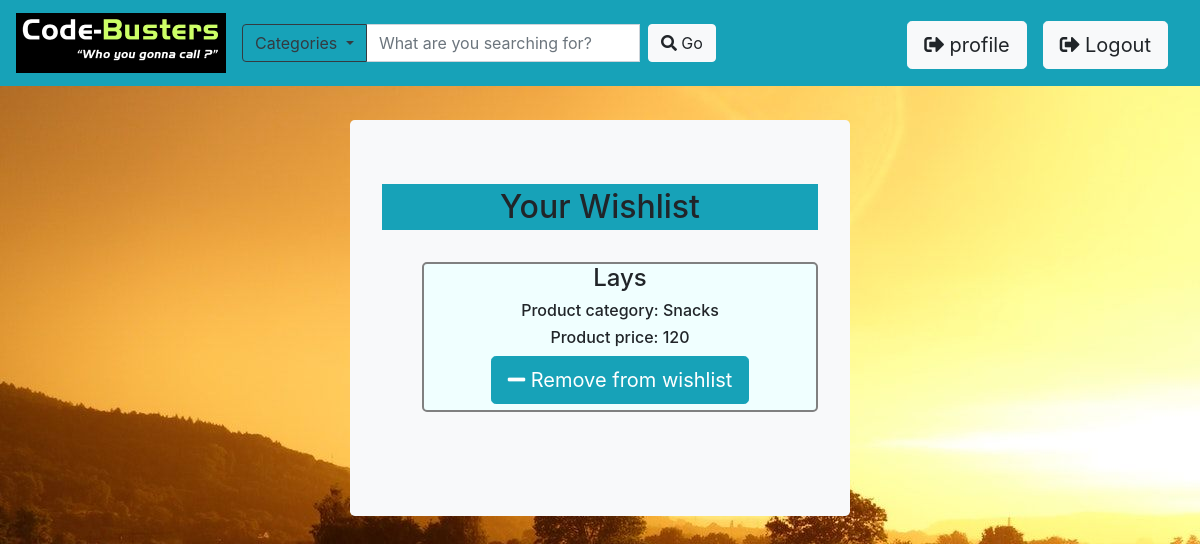
/web/wishlist/ (signed in), run on the app's committed database.
### web/models.py (models this page shows, shortened)
class Product(models.Model):
    name = models.CharField(max_length = 50)
    category = models.CharField(max_length = 25)
    price = models.IntegerField(blank=True)
    image = models.FileField()
    seller = models.ForeignKey(User, on_delete = models.CASCADE, related_name='products')
    crawled = models.BooleanField(default=False)
    rating = models.FloatField(default=0)
    quantity = models.CharField(max_length = 50)

### web/views.py (the view)
# urls.py: path('wishlist/',views.view_wishlist,name="wishlist"),
@login_required(login_url='/web/login/')
def view_wishlist(request):
    user = request.user
    buyer = Buyer.objects.get(user=request.user)
    return render(request, 'web/wishlist.html',{'buyer': buyer})

### web/templates/web/wishlist.html (shortened to what this page needs)
{% extends 'base.html' %}
{% block body %}
<ul class="nav navbar-nav ml-auto">
        <li class="nav-item mr-3 pt-1">
            <form action="{% url 'web:my_profile' %}">
            <button type="submit" class="btn btn-light btn-lg">
                    <span class="fas fa-sign-out-alt"></span> profile
            </button>
            </form>
        </li>
        <li class="nav-item mr-3 pt-1">
            <form action="{% url 'web:logout' %}" method="post">
            <button type="submit" class="btn btn-light btn-lg">
                <span class="fas fa-sign-out-alt"></span> Logout
            </button>
            </form>
        </li>
</ul>
{% endblock %}
{% block div %}
<br><br><br><br> <br>
<div class = " jumbotron container bg-light" align="center" style="width:500px">
<h2 class="bg-info p-1">Your Wishlist</h2> <br>
<ul>
    {% for product in buyer.wishlist.all %}
    <div style="border: 2px solid grey; border-radius: 5px;background-color: azure; height:150px" align="center">
        <h4>{{product.name}}</h4>
        <h6>Product category: {{product.category}}</h6>
        <h6>Product price: {{product.price}}</h6>
        <form action = "{% url 'web:remove-wishlist' pk=product.pk %}" method = 'POST'>
            <button type="submit" class="btn btn-info btn-lg">
                <span class="fas fa-minus"></span> Remove from wishlist
            </button>
        </form>
    </div>
    <br>
    {% endfor %}
</ul>
{% endblock %}

### data on the page
Product: name "Lays", category "Snacks", price "120"
